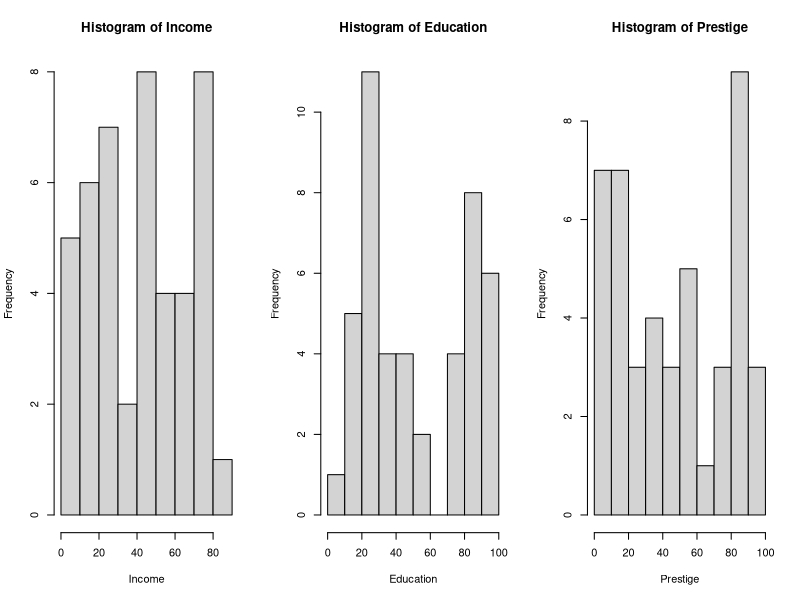
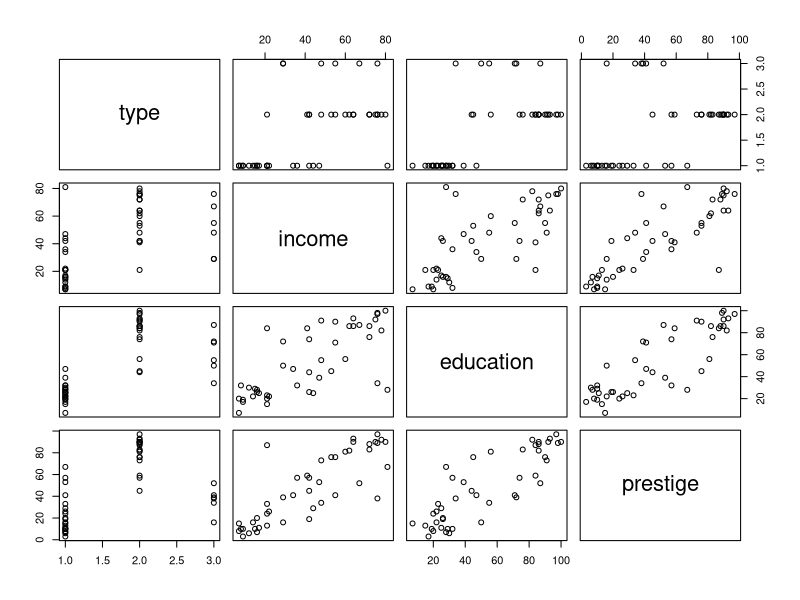
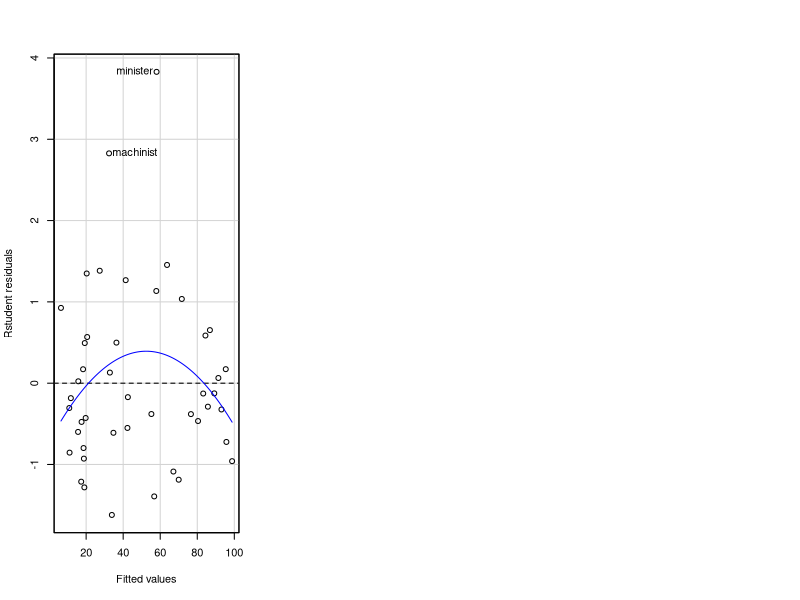
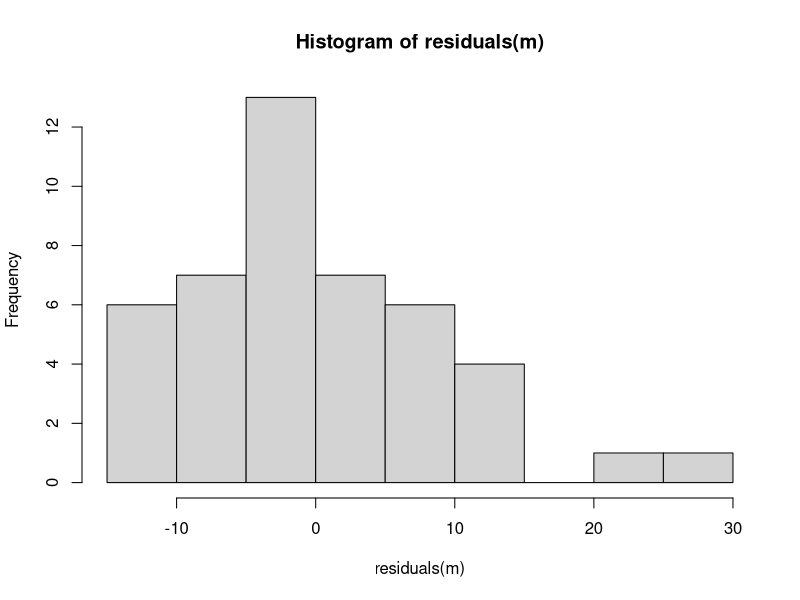
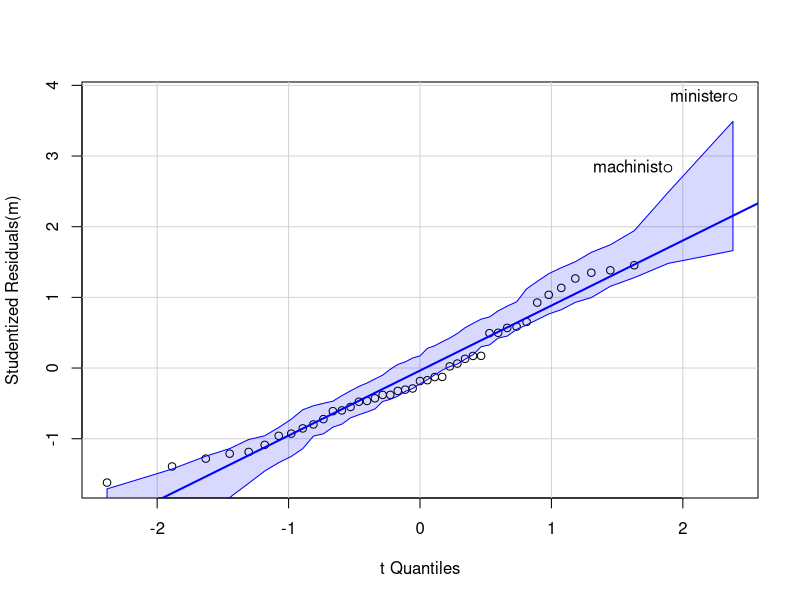
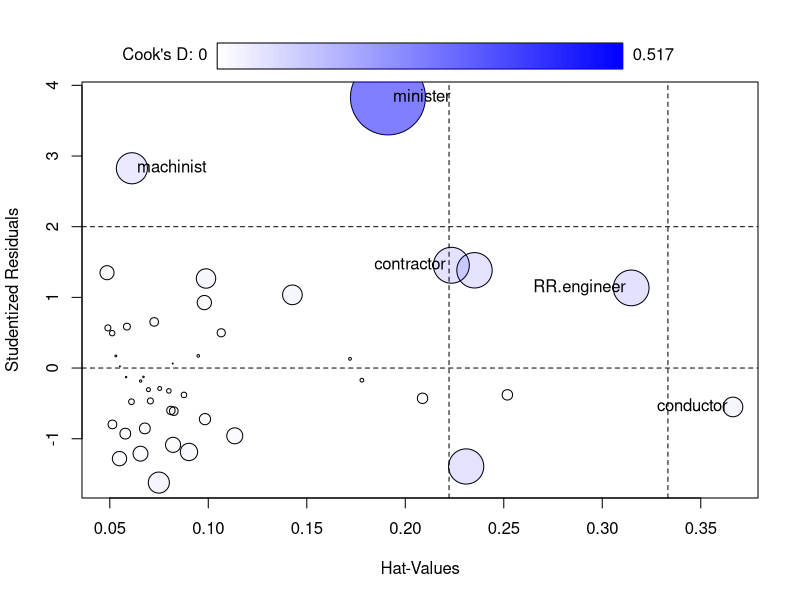

Write the R code that produced these figures, in order.

install.packages("car") # Install the 'car' package
library(car) # Load the 'car' package

data(Duncan) # load the dataset into your workspace
head(Duncan) # View the first few rows of the 'Duncan' data frame
str(Duncan) # Display the structure of the 'Duncan' data frame
help(Duncan) # Display the documentation/help file for the 'Duncan' dataset
table(Duncan$type) # Create a frequency table for the categorical variable 

# Create a histogram for the 'income' variable with main title and axis label
par(mfrow=c(1, 3))
hist(Duncan$income, main="Histogram of Income", xlab="Income")

# Create a histogram for the 'education' variable with main title and axis label
hist(Duncan$education, main="Histogram of Education", xlab="Education")

# Create a histogram for the 'prestige' variable with main title and axis label
hist(Duncan$prestige, main="Histogram of Prestige", xlab="Prestige")

# Initial check of multicollinearity 
pairs(Duncan) # Create a matrix of scatterplots of the 'Duncan' data frame

# Calculate and assign the correlation matrix of the 'income', 'education', and 'prestige' variables to 'correlation_matrix'
correlation_matrix <- cor(Duncan[c('income', 'education', 'prestige')])
correlation_matrix # Print the correlation matrix

# Fit a linear regression model predicting 
# Y ='prestige' 
# X1 = 'education'
# X2 ='income'
# X3 ='type', categorical
m <- lm(prestige ~ education + income + type, data=Duncan)
summary(m) # Print a summary of the linear regression model
vif(m) # Calculate Variance Inflation Factor (VIF) for the model

# Create residual plots with studentized residuals to check assumptions of the linear model
residualPlots(m, ~1, type="rstudent", id=list(labels=row.names(Duncan))) 
par(mfrow=c(1, 1))
hist(residuals(m)) # Create a histogram of the residuals of the model
qqPlot(m) # Create a Q-Q plot of the standardized residuals of the model

# Create an influence plot to assess the influential observations in the model
influencePlot(m, id=list(labels=row.names(Duncan)))
Cooks.d <- cooks.distance(m) # Calculate Cook's distance for the model
p <- 5 # Define the number of predictors including the intercept
n <- nrow(Duncan) # Get the number of observations in the 'Duncan' data frame

# Calculate the percentile of the Cook's distance based on the F-distribution
percentile <- 100 * pf(q=Cooks.d, df1=p, df2=n-p)

# Combine the 'Duncan' data frame with Cook's distance and percentile into a new data frame
data.frame(Duncan, Cooks.d=round(Cooks.d, 3), percentile=round(percentile, 1))
dfbetas(m) # Calculate the changes in the standardized beta coefficients for each observation
